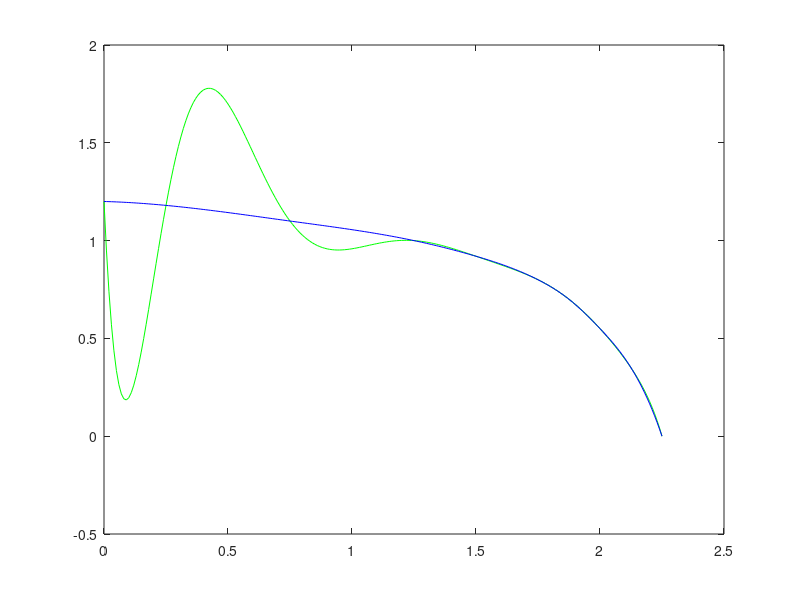

This figure's MATLAB source:
x = [0 0.25 0.75 1.25 1.5 1.75 1.875 2 2.125 2.25]
y = [1.2 1.18 1.1 1 0.92 0.8 0.7 0.55 0.35 0]

xx = [0:0.01:2.25];
coef = polyfit(x, y, 9)
y1 = polyval(coef, xx)
y2 = spline(x, y, xx)

plot(xx, y1, 'g', xx, y2, 'b')